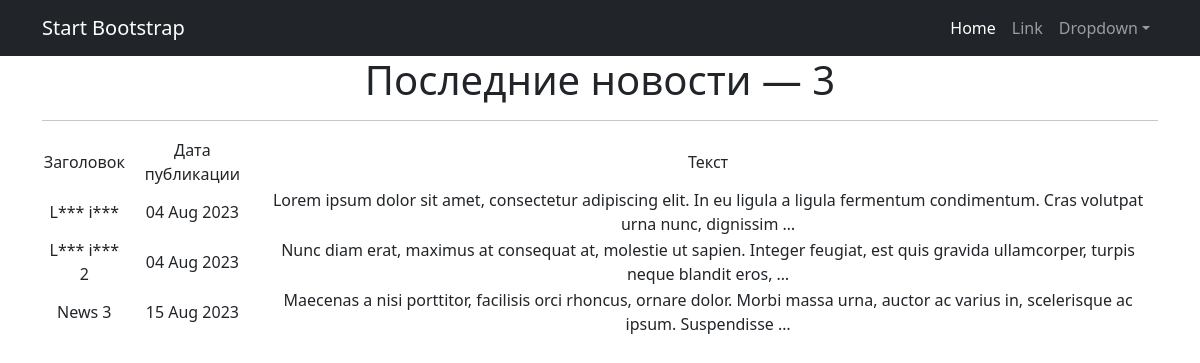
Page /news/ on the committed database.
### accounts/models.py (models this page shows, shortened)
class Post(models.Model):
    author = models.ForeignKey(Author, on_delete=models.CASCADE)
    NEWS = 'NW'
    ARTICLE = 'AR'
    CATEGORY_CHOISES = (
        (NEWS, 'Новость'),
        (ARTICLE, 'Статья')
    )
    categoryType = models.CharField(max_length=2, choices=CATEGORY_CHOISES, default=ARTICLE)
    dateCreation = models.DateTimeField(auto_now_add=True)
    postCategory = models.ManyToManyField(Category, through='PostCategory')
    title = models.CharField(max_length=128)
    text = models.TextField()
    rating = models.SmallIntegerField(default=0)

### accounts/views.py (the view)
# urls.py: path('', NewsList.as_view()),
class NewsList(ListView):
    model = Post
    queryset = Post.objects.filter(
        categoryType='NW'
    ).order_by('title')
    template_name = 'news.html'
    context_object_name = 'news'

### accounts/templatetags/custom_filters.py (called while the page is built)
@register.filter()
def censor(sentence):
    sentence_words = sentence.split()
    for i, word in enumerate(sentence_words):
        if word in bad_words:
            sentence_words[i] = word[0] + '***'
    return ' '.join(sentence_words)

### templates/news.html (shortened to what this page needs)
{% extends 'flatpages/default.html' %}
{% load custom_filters %}
{% block content %}
<h1>Последние новости — {{ news|length }}</h1>
<hr>
    {% if news %}
        <table>
            <tr>
                <td>Заголовок</td>
                <td>Дата публикации</td>
                <td>Текст</td>
            </tr>
            {% for news_detail in news %}
            <tr>
                <td>{{ news_detail.title|censor }}</td>
                <td>{{ news_detail.dateCreation|date:'d M Y' }}</td>
                <td>{{ news_detail.text|truncatewords:20 }}</td>
            </tr>
            {% endfor %}
        </table>
    {% else %}
        <h2>Новостей нет!</h2>
    {% endif %}
{% endblock content %}

### templates/flatpages/default.html (shortened to what this page needs)
<!DOCTYPE html>
<html lang="en">
    <head>
        {% load static %}
        <link href="{% static 'css/styles.css' %}" rel="stylesheet" />
    </head>
    <body>
        <nav class="navbar navbar-expand-lg navbar-dark bg-dark">
            <div class="container">
                <a class="navbar-brand" href="#">Start Bootstrap</a>
                <div class="collapse navbar-collapse" id="navbarSupportedContent">
                    <ul class="navbar-nav ms-auto mb-2 mb-lg-0">
                        <li class="nav-item"><a class="nav-link active" aria-current="page" href="#">Home</a></li>
                        <li class="nav-item"><a class="nav-link" href="#">Link</a></li>
                        <li class="nav-item dropdown">
                            <a class="nav-link dropdown-toggle" id="navbarDropdown" href="#" role="button" data-bs-toggle="dropdown" aria-expanded="false">Dropdown</a>
                        </li>
                    </ul>
                </div>
            </div>
        </nav>
        <div class="container">
           <div class="row">
               <div class="col-lg-12 text-center">
                   {% block content %}{% endblock content %}
               </div>
           </div>
        </div>
    </body>
</html>

### rows in the picture
Post: title|censor "L*** i***", dateCreation "04 Aug 2023", text "Lorem ipsum dolor sit amet, consectetur adipiscing elit. In eu ligula a ligula fermentum condimentum. Cras volutpat urna nunc, dignissim …"
Post: title|censor "L*** i*** 2", dateCreation "04 Aug 2023", text "Nunc diam erat, maximus at consequat at, molestie ut sapien. Integer feugiat, est quis gravida ullamcorper, turpis neque blandit eros, …"
Post: title|censor "News 3", dateCreation "15 Aug 2023", text "Maecenas a nisi porttitor, facilisis orci rhoncus, ornare dolor. Morbi massa urna, auctor ac varius in, scelerisque ac ipsum. Suspendisse …"

### other values in the picture
{{ news|length }} "3"
